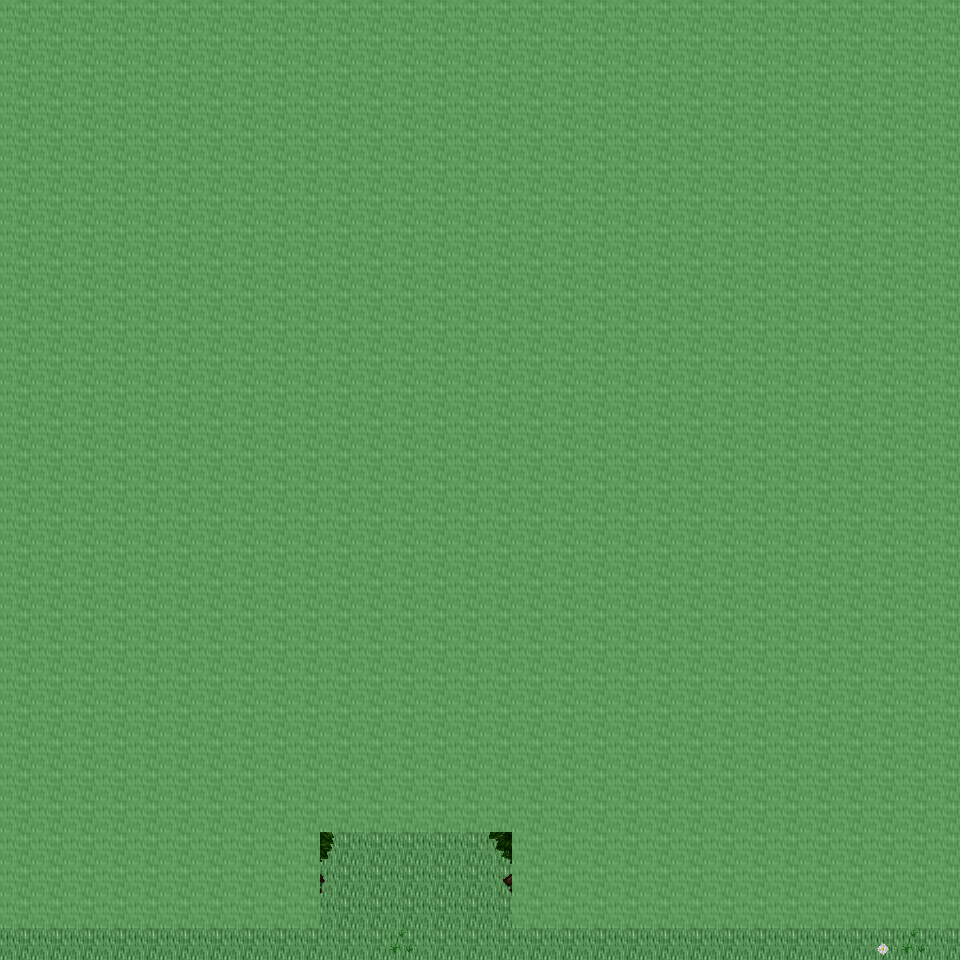

This is a level from a 2D game, rendered from its Tiled map with the project's own tilesets. A one-line summary and the map file follow, with tile-layer data summarised:
An orthogonal 30x30 tile map with 32x32 px tiles, 6 tile layers (Ground, Object, Object2, Above, ...), 13 tilesets and 3 objects (3x mapExit).

<map version="1.0" orientation="orthogonal" renderorder="right-down" width="30" height="30" tilewidth="32" tileheight="32" nextobjectid="4">
  <tileset firstgid="1" name="tileset_ground_ground" tilewidth="32" tileheight="32" tilecount="33" columns="3">
    <image source="../drawable/tileset_ground_ground.png" width="96" height="352" />
  </tileset>
  <tileset firstgid="34" name="tileset_ground_water_pool" tilewidth="32" tileheight="32" tilecount="72" columns="3">
    <image source="../drawable/tileset_ground_water_pool.png" width="96" height="768" />
  </tileset>
  <tileset firstgid="106" name="tileset_plant_tree_tree_darkgreen" tilewidth="32" tileheight="32" tilecount="88" columns="8">
    <image source="../drawable/tileset_plant_tree_tree_darkgreen.png" width="256" height="352" />
  </tileset>
  <tileset firstgid="194" name="tileset_ground_grass_edges" tilewidth="32" tileheight="32" tilecount="36" columns="12">
    <image source="../drawable/tileset_ground_grass_edges.png" width="384" height="96" />
  </tileset>
  <tileset firstgid="230" name="tileset_ground_grass_corners" tilewidth="32" tileheight="32" tilecount="24" columns="6">
    <image source="../drawable/tileset_ground_grass_corners.png" width="192" height="128" />
  </tileset>
  <tileset firstgid="254" name="tileset_plant_flower_daisy_white" tilewidth="32" tileheight="32" tilecount="8" columns="2">
    <image source="../drawable/tileset_plant_flower_daisy_white.png" width="64" height="128" />
  </tileset>
  <tileset firstgid="262" name="tileset_plant_grasses" tilewidth="32" tileheight="32" tilecount="6" columns="3">
    <image source="../drawable/tileset_plant_grasses.png" width="96" height="64" />
  </tileset>
  <tileset firstgid="268" name="tileset_ground_pothole" tilewidth="32" tileheight="32" tilecount="4" columns="4">
    <image source="../drawable/tileset_ground_pothole.png" width="128" height="32" />
  </tileset>
  <tileset firstgid="272" name="tileset_logic_item_resources" tilewidth="32" tileheight="32" tilecount="6" columns="6">
    <image source="../drawable/tileset_logic_item_resources.png" width="192" height="32" />
  </tileset>
  <tileset firstgid="278" name="tileset_logic_creature_elf" tilewidth="32" tileheight="32" tilecount="16" columns="8">
    <image source="../drawable/tileset_logic_creature_elf.png" width="256" height="64" />
  </tileset>
  <tileset firstgid="294" name="tileset_logic_item_mushroom" tilewidth="32" tileheight="32" tilecount="6" columns="6">
    <image source="../drawable/tileset_logic_item_mushroom.png" width="192" height="32" />
  </tileset>
  <tileset firstgid="300" name="tileset_logic_portal" tilewidth="32" tileheight="32" tilecount="24" columns="8">
    <image source="../drawable/tileset_logic_portal.png" width="256" height="96" />
  </tileset>
  <tileset firstgid="324" name="tileset_logic_collision" tilewidth="32" tileheight="32" tilecount="1" columns="1">
    <image source="../drawable/tileset_logic_collision.png" width="32" height="32" />
  </tileset>
  <layer name="Ground" width="30" height="30">
    <data>[900 cells, 900 non-empty, 1 distinct tile ids]</data>
  </layer>
  <layer name="Object" width="30" height="30">
    <data>[900 cells, 75 non-empty, 20 distinct tile ids]</data>
  </layer>
  <layer name="Object2" width="30" height="30">
    <data>[900 cells, 6 non-empty, 6 distinct tile ids]</data>
  </layer>
  <layer name="Above" width="30" height="30">
    <data>[900 cells, 798 non-empty, 26 distinct tile ids]</data>
  </layer>
  <layer name="Above2" width="30" height="30">
    <data>[900 cells, 0 non-empty, 0 distinct tile ids]</data>
  </layer>
  <layer name="Walkable" width="30" height="30">
    <data>[900 cells, 852 non-empty, 1 distinct tile ids]</data>
  </layer>
  <objectgroup name="MapEvents">
    <object id="1" name="south" type="mapExit" x="0" y="928" width="960" height="32">
      <properties>
        <property name="map" value="level_0_x155_y96" />
        <property name="x" value="0" />
        <property name="y" value="1" />
      </properties>
    </object>
    <object id="2" name="west" type="mapExit" x="0" y="928" width="32" height="32">
      <properties>
        <property name="map" value="level_0_x154_y95" />
        <property name="x" value="28" />
        <property name="y" value="29" />
      </properties>
    </object>
    <object id="3" name="east" type="mapExit" x="928" y="928" width="32" height="32">
      <properties>
        <property name="map" value="level_0_x156_y95" />
        <property name="x" value="1" />
        <property name="y" value="29" />
      </properties>
    </object>
  </objectgroup>
</map>
